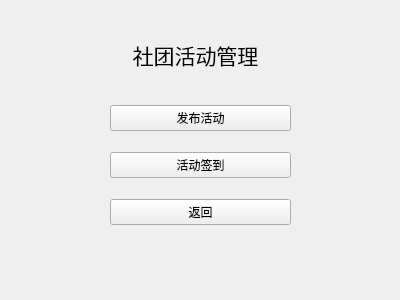
<?xml version="1.0" encoding="UTF-8"?>
<ui version="4.0">
 <class>TeaClub</class>
 <widget class="QWidget" name="TeaClub">
  <property name="geometry">
   <rect>
    <x>0</x>
    <y>0</y>
    <width>400</width>
    <height>300</height>
   </rect>
  </property>
  <property name="windowTitle">
   <string>Form</string>
  </property>
  <widget class="QLabel" name="label">
   <property name="geometry">
    <rect>
     <x>130</x>
     <y>30</y>
     <width>131</width>
     <height>51</height>
    </rect>
   </property>
   <property name="text">
    <string>&lt;html&gt;&lt;head/&gt;&lt;body&gt;&lt;p align=&quot;center&quot;&gt;&lt;span style=&quot; font-size:16pt;&quot;&gt;社团活动管理&lt;/span&gt;&lt;/p&gt;&lt;/body&gt;&lt;/html&gt;</string>
   </property>
  </widget>
  <widget class="QWidget" name="">
   <property name="geometry">
    <rect>
     <x>110</x>
     <y>90</y>
     <width>181</width>
     <height>151</height>
    </rect>
   </property>
   <layout class="QVBoxLayout" name="verticalLayout">
    <item>
     <widget class="QPushButton" name="publishButton">
      <property name="text">
       <string>发布活动</string>
      </property>
     </widget>
    </item>
    <item>
     <widget class="QPushButton" name="commitButton">
      <property name="text">
       <string>活动签到</string>
      </property>
     </widget>
    </item>
    <item>
     <widget class="QPushButton" name="exitButton">
      <property name="text">
       <string>返回</string>
      </property>
     </widget>
    </item>
   </layout>
  </widget>
 </widget>
 <resources/>
 <connections/>
</ui>
